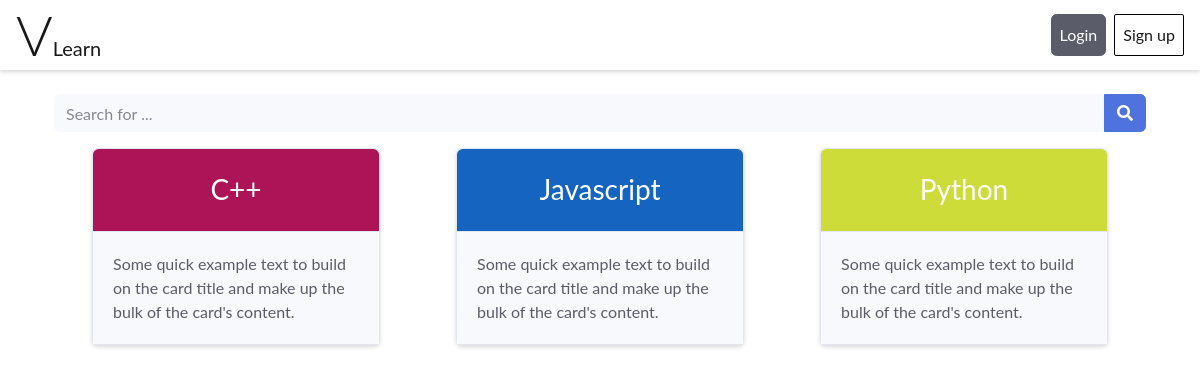
The page / on the database its author committed.
### v_learn/models.py (models this page shows, shortened)
class Course(models.Model):
    course_name = models.CharField(max_length=264, unique=True)

### v_learn/views.py (the view)
# urls.py: path('', views.Homepage, name="homepage"),
def Homepage(request):
    course_table = Course.objects.order_by('course_name')
    my_course_table = {"insert_course_table": course_table}
    return render(request, "Homepage.html", context=my_course_table)

### templates/Homepage.html (shortened to what this page needs)
{% extends "Header-Footer.html" %} {% block content %}
<nav
  class="navbar navbar-light navbar-expand bg-white shadow-sm mb-4 topbar static-top"
>
  <a class="navbar-brand" href="#"><b class="display-4">V</b>Learn</a>
  <div
    class="collapse navbar-collapse justify-content-end"
    id="navbarSupportedContent"
  >
    <div class="navbar-nav">
      <a
        class="nav-item btn btn-dark nav-link text-white mr-2"
        href="./login.html"
        >Login</a
      >
      <a class="nav-item nav-link active" href="./register.html">Sign up</a>
    </div>
  </div>
</nav>
<div class="container">
  <form class="navbar-search ">
    <div class="input-group">
      <input
        class="bg-light form-control border-0 small"
        type="text"
        placeholder="Search for ..."
      />
      <div class="input-group-append">
        <button class="btn btn-primary py-0" type="button">
          <i class="fas fa-search"></i>
        </button>
      </div>
    </div>
  </form>
  <div class="d-flex flex-wrap justify-content-around">
    {% for acc in insert_course_table %}
    <div class="card text-white  m-3 shadow-sm" style="max-width: 18rem;">
      <a
        href="{% url 'templates:detail' %}"
        class="text-white text-decoration-none"
      >
        <h3 class="card-header p-4 text-center rounded-top v-color">
          {{ acc.course_name }}
        </h3>
      </a>
      <div class="card-body bg-light text-dark">
        <p class="card-text">
          Some quick example text to build on the card title and make up the
          bulk of the card's content.
        </p>
      </div>
    </div>
    {% endfor %}
  </div>
</div>
{% endblock %}

### rows shown on the page
Course: course_name "C++"
Course: course_name "Javascript"
Course: course_name "Python"
